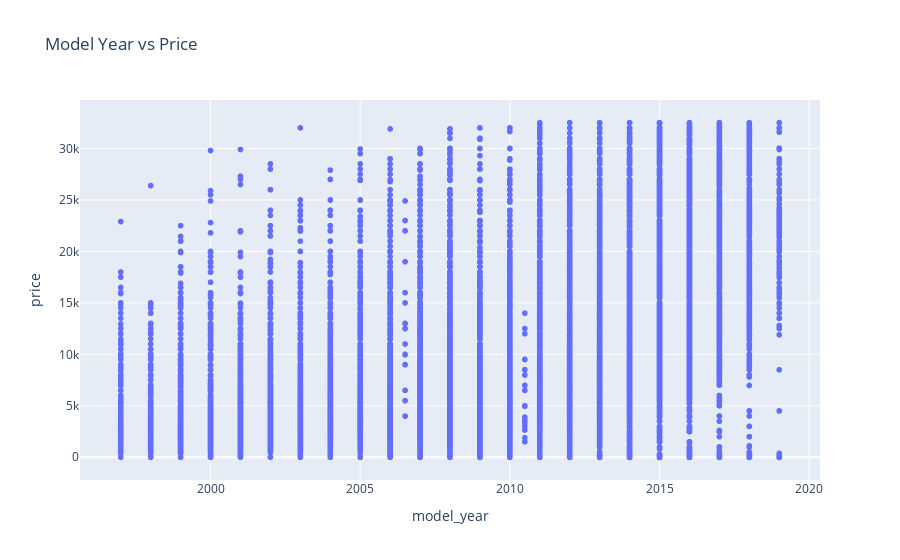

Notebook cell for this chart:
### Markdown cell above
- Updating scatterplots recreates to their latest version with changes applied.

### Code cell
# Scatter plot for model year vs price

fig = px.scatter(filtered_df, x='model_year', y='price', title='Model Year vs Price')

fig.show()

### Figure 1 — Plotly figure (JSON) as saved in the notebook; plotly's stock layout.template omitted (floating-point values rounded to 4 significant figures; data arrays with more than 128 entries replaced by an {"elided": "..."} marker saying what was removed)
{"data": [{"hovertemplate": "model_year=%{x}<br>price=%{y}<extra></extra>", "legendgroup": "", "marker": {"color": "#636efa", "symbol": "circle"}, "mode": "markers", "name": "", "showlegend": false, "type": "scattergl", "x": {"elided": "48300 float values"}, "xaxis": "x", "y": {"elided": "48300 int values"}, "yaxis": "y"}], "layout": {"legend": {"tracegroupgap": 0}, "title": {"text": "Model Year vs Price"}, "xaxis": {"anchor": "y", "domain": [0, 1], "title": {"text": "model_year"}}, "yaxis": {"anchor": "x", "domain": [0, 1], "title": {"text": "price"}}}}
